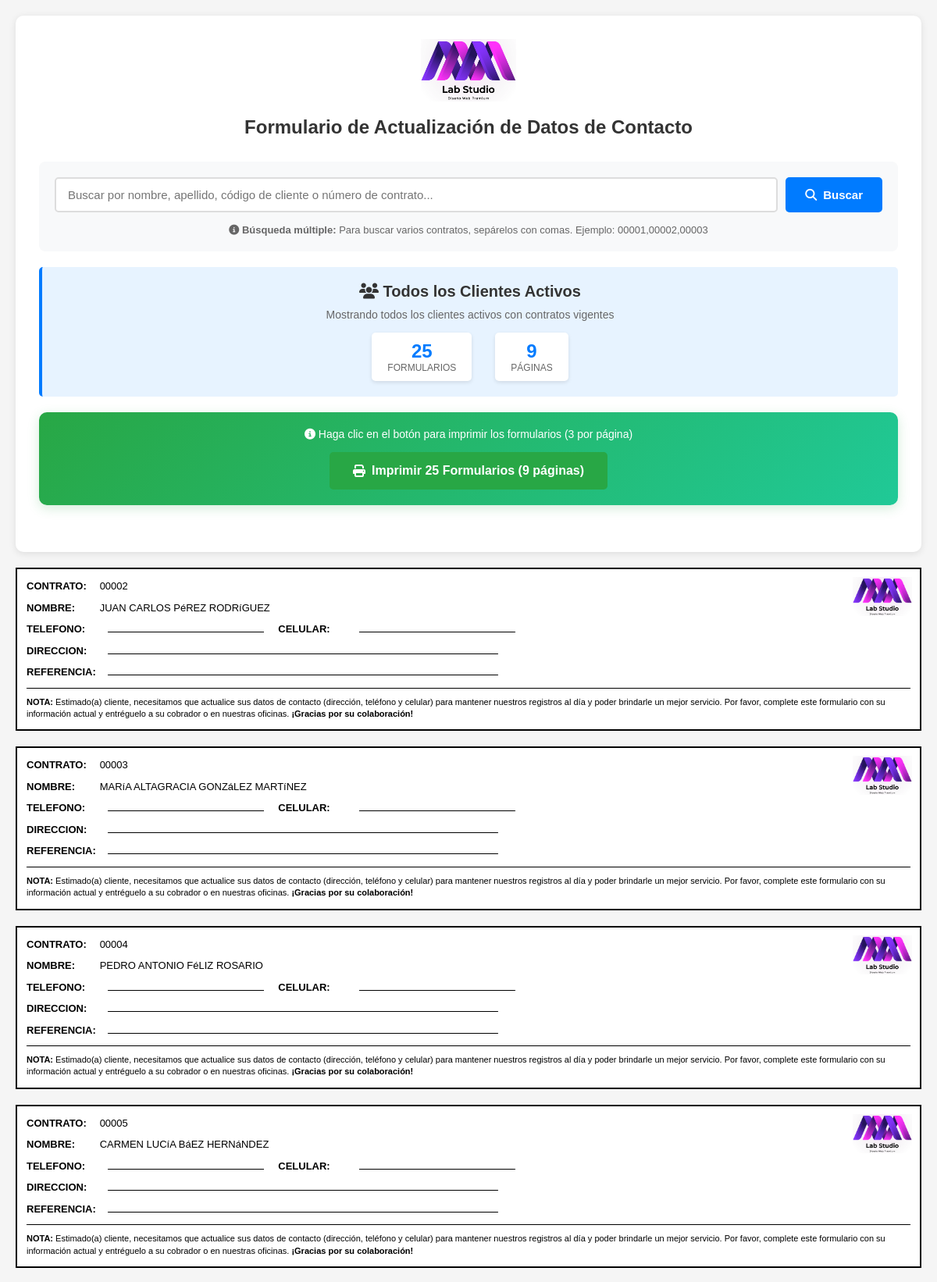
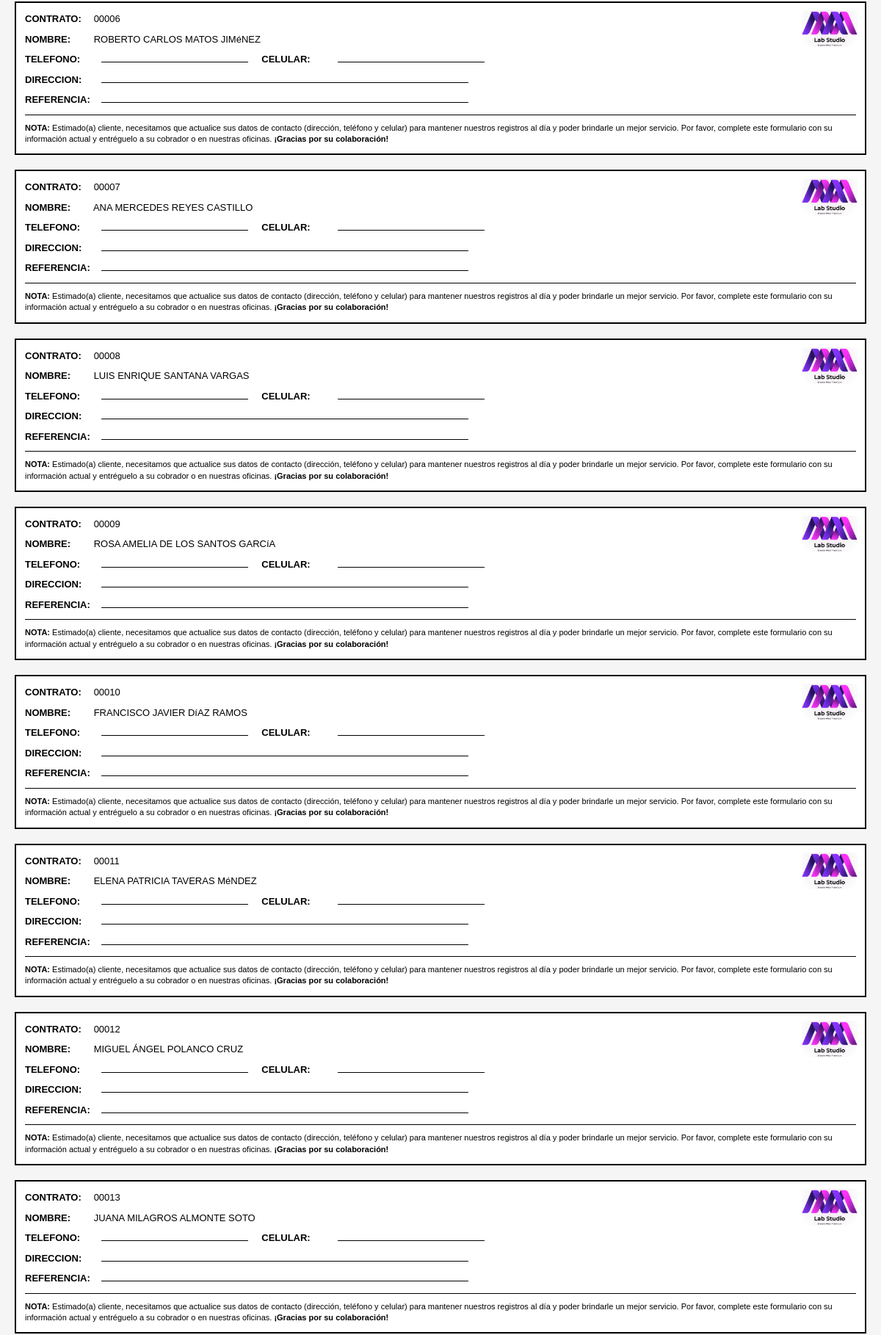
/direccion.php (signed in, upper part), run on the app's committed database (2 pictures, top to bottom).
### tables this page shows
CREATE TABLE `configuracion_sistema` (
  `id` int(11) NOT NULL,
  `nombre_empresa` varchar(100) NOT NULL,
  `rif` varchar(20) DEFAULT NULL,
  `direccion` text DEFAULT NULL,
  `telefono` varchar(15) DEFAULT NULL,
  `celular` varchar(15) DEFAULT NULL,
  `email` varchar(100) DEFAULT NULL,
  `logo_url` varchar(255) DEFAULT NULL,
  `moneda` varchar(10) DEFAULT 'USD',
  `dias_gracia_pago` int(11) DEFAULT 5,
  `formato_factura` text DEFAULT NULL,
  `created_at` timestamp NOT NULL DEFAULT current_timestamp(),
  `updated_at` timestamp NOT NULL DEFAULT current_timestamp() ON UPDATE current_timestamp()
);

CREATE TABLE `clientes` (
  `id` int(11) NOT NULL,
  `codigo` varchar(5) NOT NULL,
  `nombre` varchar(100) NOT NULL,
  `apellidos` varchar(100) NOT NULL,
  `cedula` varchar(13) NOT NULL,
  `telefono1` varchar(15) NOT NULL,
  `telefono2` varchar(15) DEFAULT NULL,
  `telefono3` varchar(15) DEFAULT NULL,
  `direccion` text NOT NULL,
  `email` varchar(100) NOT NULL,
  `fecha_nacimiento` date DEFAULT NULL,
  `fecha_registro` datetime NOT NULL,
  `estado` enum('activo','inactivo','suspendido') DEFAULT 'activo',
  `cobrador_id` int(11) NOT NULL,
  `vendedor_id` int(11) NOT NULL,
  `notas` text DEFAULT NULL,
  `created_at` timestamp NOT NULL DEFAULT current_timestamp(),
  `updated_at` timestamp NOT NULL DEFAULT current_timestamp() ON UPDATE current_timestamp()
);

### direccion.php (the view, shortened to what this page needs)
<?php
require_once 'config.php';
$stmt = $conn->query("SELECT * FROM configuracion_sistema LIMIT 1");
$config = $stmt->fetch();
$buscar = isset($_GET['buscar']) ? trim($_GET['buscar']) : '';
$sql = "
    SELECT
        c.id as cliente_id,
        c.codigo,
        c.nombre,
        c.apellidos,
        GROUP_CONCAT(DISTINCT co.numero_contrato ORDER BY co.numero_contrato SEPARATOR ', ') as contratos
    FROM clientes c
    INNER JOIN contratos co ON c.id = co.cliente_id
    WHERE c.estado = 'activo'
    AND co.estado = 'activo'
";
$params = [];
$sql .= " GROUP BY c.id, c.codigo, c.nombre, c.apellidos";
$sql .= " ORDER BY c.codigo ASC";
$stmt = $conn->prepare($sql);
$stmt->execute($params);
$clientes = $stmt->fetchAll();
$total_clientes = count($clientes);
$total_paginas = ceil($total_clientes / 3);
?>
<!DOCTYPE html>
<html lang="es">
<head>
    <link rel="stylesheet" href="https://cdnjs.cloudflare.com/ajax/libs/font-awesome/6.4.0/css/all.min.css">
</head>
<body>
    <div class="screen-only">
        <div class="header-screen">
            <?php if (!empty($config['logo_url'])): ?>
                <img src="<?php echo htmlspecialchars($config['logo_url']); ?>" alt="<?php echo htmlspecialchars($config['nombre_empresa']); ?>">
            <?php endif; ?>
            <h1>Formulario de Actualización de Datos de Contacto</h1>
        </div>
        <div class="search-section">
            <form method="GET" action="">
                <div class="search-box">
                    <input
                        type="text"
                        name="buscar"
                        class="search-input"
                        placeholder="Buscar por nombre, apellido, código de cliente o número de contrato..."
                        value="<?php echo htmlspecialchars($buscar); ?>"
                    >
                    <button type="submit" class="btn btn-primary">
                        <i class="fas fa-search"></i> Buscar
                    </button>
                </div>
            </form>
            <div class="search-help">
                <i class="fas fa-info-circle"></i>
                <strong>Búsqueda múltiple:</strong> Para buscar varios contratos, sepárelos con comas. Ejemplo: 00001,00002,00003
            </div>
        </div>
        <?php if ($total_clientes > 0): ?>
            <div class="results-info">
                <?php if (!empty($buscar)): ?>
                    <h3><i class="fas fa-check-circle"></i> Resultados de Búsqueda</h3>
                    <p>Se encontraron <?php echo $total_clientes; ?> cliente(s) que coinciden con su búsqueda</p>
                <?php else: ?>
                    <h3><i class="fas fa-users"></i> Todos los Clientes Activos</h3>
                    <p>Mostrando todos los clientes activos con contratos vigentes</p>
                <?php endif; ?>
                <div class="stats">
                    <div class="stat-item">
                        <div class="stat-number"><?php echo $total_clientes; ?></div>
                        <div class="stat-label">Formularios</div>
                    </div>
                    <div class="stat-item">
                        <div class="stat-number"><?php echo $total_paginas; ?></div>
                        <div class="stat-label">Páginas</div>
                    </div>
                </div>
            </div>
            <div class="print-button-container">
                <p><i class="fas fa-info-circle"></i> Haga clic en el botón para imprimir los formularios (3 por página)</p>
                <button onclick="window.print()" class="btn btn-success">
                    <i class="fas fa-print"></i> Imprimir <?php echo $total_clientes; ?> Formulario<?php echo $total_clientes != 1 ? 's' : ''; ?> (<?php echo $total_paginas; ?> página<?php echo $total_paginas != 1 ? 's' : ''; ?>)
                </button>
            </div>
        <?php endif; ?>
    </div>
    <?php if (!empty($clientes)): ?>
        <?php foreach ($clientes as $cliente): ?>
            <div class="formulario">
                <?php if (!empty($config['logo_url'])): ?>
                    <img src="<?php echo htmlspecialchars($config['logo_url']); ?>" alt="Logo" class="formulario-logo">
                <?php endif; ?>
                <div class="formulario-header">
                    <div class="formulario-row">
                        <span class="formulario-label">CONTRATO:</span>
                        <?php echo htmlspecialchars($cliente['contratos']); ?>
                    </div>
                </div>
                <div class="formulario-row">
                    <span class="formulario-label">NOMBRE:</span>
                    <?php echo strtoupper(htmlspecialchars($cliente['nombre'] . ' ' . $cliente['apellidos'])); ?>
                </div>
                <div class="formulario-row-telefono">
                    <span class="formulario-label">TELEFONO:</span>
                    <span class="formulario-line-telefono"></span>
                    <span class="formulario-label" style="margin-left: 15px;">CELULAR:</span>
                    <span class="formulario-line-telefono"></span>
                </div>
                <div class="formulario-row">
                    <span class="formulario-label">DIRECCION:</span>
                    <span class="formulario-line" style="min-width: 500px;"></span>
                </div>
                <div class="formulario-row">
                    <span class="formulario-label">REFERENCIA:</span>
                    <span class="formulario-line" style="min-width: 500px;"></span>
                </div>
                <div class="formulario-nota">
                    <strong>NOTA:</strong> Estimado(a) cliente, necesitamos que actualice sus datos de contacto (dirección, teléfono y celular) para mantener nuestros registros al día y poder brindarle un mejor servicio. Por favor, complete este formulario con su información actual y entréguelo a su cobrador o en nuestras oficinas. <strong>¡Gracias por su colaboración!</strong>
                </div>
            </div>
        <?php endforeach; ?>
    <?php endif; ?>
</body>
</html>

### direccion.php (style rules this page uses)
* { margin: 0; padding: 0; box-sizing: border-box; }
body { font-family: Arial, sans-serif; background: #f5f5f5; padding: 20px; }
.screen-only { max-width: 1200px; margin: 0 auto; background: white; padding: 30px; border-radius: 10px; box-shadow: 0 2px 10px rgba(0,0,0,0.1); margin-bottom: 20px; }
.header-screen { text-align: center; margin-bottom: 30px; }
.header-screen img { max-height: 80px; margin-bottom: 15px; }
.header-screen h1 { color: #333; font-size: 24px; margin-bottom: 10px; }
.search-section { background: #f8f9fa; padding: 20px; border-radius: 8px; margin-bottom: 20px; }
.search-box { display: flex; gap: 10px; margin-bottom: 15px; }
.search-input { flex: 1; padding: 12px 15px; border: 2px solid #ddd; border-radius: 5px; font-size: 15px; }
.btn { padding: 12px 25px; border: none; border-radius: 5px; font-size: 15px; font-weight: 600; cursor: pointer; transition: all 0.3s; display: inline-flex; align-items: center; gap: 8px; }
.btn-primary { background: #007bff; color: white; }
.btn-success { background: #28a745; color: white; font-size: 16px; padding: 15px 30px; }
.search-help { font-size: 13px; color: #666; text-align: center; }
.results-info { text-align: center; padding: 20px; background: #e7f3ff; border-radius: 5px; margin-bottom: 20px; border-left: 4px solid #007bff; }
.results-info h3 { color: #333; margin-bottom: 10px; font-size: 20px; }
.results-info p { color: #666; font-size: 14px; }
.results-info .stats { display: flex; justify-content: center; gap: 30px; margin-top: 15px; flex-wrap: wrap; }
.stat-item { background: white; padding: 10px 20px; border-radius: 5px; box-shadow: 0 2px 5px rgba(0,0,0,0.1); }
.stat-number { font-size: 24px; font-weight: bold; color: #007bff; }
.stat-label { font-size: 12px; color: #666; text-transform: uppercase; }
.print-button-container { text-align: center; margin-bottom: 30px; padding: 20px; background: linear-gradient(135deg, #28a745 0%, #20c997 100%); border-radius: 10px; box-shadow: 0 4px 15px rgba(40, 167, 69, 0.2); }
.print-button-container p { color: white; margin-bottom: 15px; font-size: 14px; }
.formulario { border: 2px solid #000; padding: 12px; margin-bottom: 20px; background: white; font-family: Arial, sans-serif; page-break-inside: avoid; position: relative; }
.formulario-logo { position: absolute; top: 10px; right: 10px; max-height: 50px; max-width: 120px; }
.formulario-header { margin-bottom: 8px; }
.formulario-row { margin-bottom: 8px; font-size: 13px; line-height: 1.5; }
.formulario-row-telefono { margin-bottom: 8px; font-size: 13px; line-height: 1.5; white-space: nowrap; }
.formulario-label { font-weight: bold; display: inline-block; min-width: 90px; }
.formulario-line { border-bottom: 1px solid #000; display: inline-block; min-width: 300px; margin-left: 10px; }
.formulario-line-telefono { border-bottom: 1px solid #000; display: inline-block; width: 200px; margin-left: 10px; }
.formulario-nota { margin-top: 10px; padding-top: 10px; border-top: 1px solid #000; font-size: 11px; line-height: 1.4; }

### data on the page
configuracion_sistema: logo_url (picture)
clientes: configuracion_sistema.logo_url (picture), contratos "00002", nombre+apellidos "JUAN CARLOS PéREZ RODRíGUEZ"
clientes: configuracion_sistema.logo_url (picture), contratos "00003", nombre+apellidos "MARíA ALTAGRACIA GONZáLEZ MARTíNEZ"
clientes: configuracion_sistema.logo_url (picture), contratos "00004", nombre+apellidos "PEDRO ANTONIO FéLIZ ROSARIO"
clientes: configuracion_sistema.logo_url (picture), contratos "00005", nombre+apellidos "CARMEN LUCíA BáEZ HERNáNDEZ"
clientes: configuracion_sistema.logo_url (picture), contratos "00006", nombre+apellidos "ROBERTO CARLOS MATOS JIMéNEZ"
clientes: configuracion_sistema.logo_url (picture), contratos "00007", nombre+apellidos "ANA MERCEDES REYES CASTILLO"
clientes: configuracion_sistema.logo_url (picture), contratos "00008", nombre+apellidos "LUIS ENRIQUE SANTANA VARGAS"
clientes: configuracion_sistema.logo_url (picture), contratos "00009", nombre+apellidos "ROSA AMELIA DE LOS SANTOS GARCíA"
clientes: configuracion_sistema.logo_url (picture), contratos "00010", nombre+apellidos "FRANCISCO JAVIER DíAZ RAMOS"
clientes: configuracion_sistema.logo_url (picture), contratos "00011", nombre+apellidos "ELENA PATRICIA TAVERAS MéNDEZ"
clientes: configuracion_sistema.logo_url (picture), contratos "00012", nombre+apellidos "MIGUEL ÁNGEL POLANCO CRUZ"
clientes: configuracion_sistema.logo_url (picture), contratos "00013", nombre+apellidos "JUANA MILAGROS ALMONTE SOTO"

### other printed values
$total_clientes "25"
$total_paginas "9"
